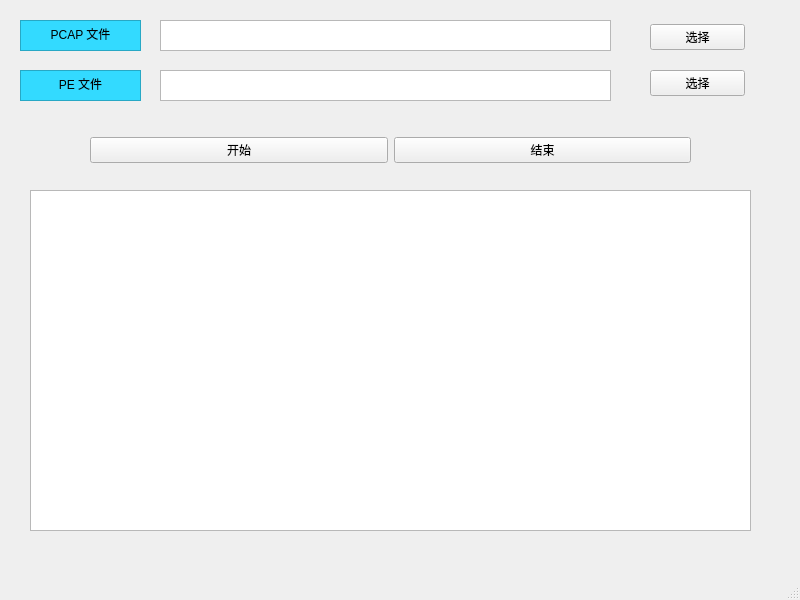
<?xml version="1.0" encoding="UTF-8"?>
<ui version="4.0">
 <class>MainWindow</class>
 <widget class="QMainWindow" name="MainWindow">
  <property name="geometry">
   <rect>
    <x>0</x>
    <y>0</y>
    <width>800</width>
    <height>600</height>
   </rect>
  </property>
  <property name="windowTitle">
   <string>MainWindow</string>
  </property>
  <widget class="QWidget" name="centralwidget">
   <widget class="QTextBrowser" name="textBrowser">
    <property name="geometry">
     <rect>
      <x>20</x>
      <y>20</y>
      <width>121</width>
      <height>31</height>
     </rect>
    </property>
    <property name="styleSheet">
     <string notr="true">background-color: rgb(51, 218, 255);</string>
    </property>
    <property name="html">
     <string>&lt;!DOCTYPE HTML PUBLIC &quot;-//W3C//DTD HTML 4.0//EN&quot; &quot;http://www.w3.org/TR/REC-html40/strict.dtd&quot;&gt;
&lt;html&gt;&lt;head&gt;&lt;meta name=&quot;qrichtext&quot; content=&quot;1&quot; /&gt;&lt;style type=&quot;text/css&quot;&gt;
p, li { white-space: pre-wrap; }
&lt;/style&gt;&lt;/head&gt;&lt;body style=&quot; font-family:'SimSun'; font-size:9pt; font-weight:400; font-style:normal;&quot;&gt;
&lt;p align=&quot;center&quot; style=&quot; margin-top:0px; margin-bottom:0px; margin-left:0px; margin-right:0px; -qt-block-indent:0; text-indent:0px;&quot;&gt;PCAP 文件&lt;/p&gt;&lt;/body&gt;&lt;/html&gt;</string>
    </property>
   </widget>
   <widget class="QTextEdit" name="textEdit">
    <property name="geometry">
     <rect>
      <x>160</x>
      <y>20</y>
      <width>451</width>
      <height>31</height>
     </rect>
    </property>
   </widget>
   <widget class="QTextEdit" name="textEdit_2">
    <property name="geometry">
     <rect>
      <x>160</x>
      <y>70</y>
      <width>451</width>
      <height>31</height>
     </rect>
    </property>
   </widget>
   <widget class="QTextBrowser" name="textBrowser_2">
    <property name="geometry">
     <rect>
      <x>20</x>
      <y>70</y>
      <width>121</width>
      <height>31</height>
     </rect>
    </property>
    <property name="styleSheet">
     <string notr="true">background-color: rgb(51, 218, 255);</string>
    </property>
    <property name="html">
     <string>&lt;!DOCTYPE HTML PUBLIC &quot;-//W3C//DTD HTML 4.0//EN&quot; &quot;http://www.w3.org/TR/REC-html40/strict.dtd&quot;&gt;
&lt;html&gt;&lt;head&gt;&lt;meta name=&quot;qrichtext&quot; content=&quot;1&quot; /&gt;&lt;style type=&quot;text/css&quot;&gt;
p, li { white-space: pre-wrap; }
&lt;/style&gt;&lt;/head&gt;&lt;body style=&quot; font-family:'SimSun'; font-size:9pt; font-weight:400; font-style:normal;&quot;&gt;
&lt;p align=&quot;center&quot; style=&quot; margin-top:0px; margin-bottom:0px; margin-left:0px; margin-right:0px; -qt-block-indent:0; text-indent:0px;&quot;&gt;PE 文件&lt;/p&gt;&lt;/body&gt;&lt;/html&gt;</string>
    </property>
   </widget>
   <widget class="QPlainTextEdit" name="plainTextEdit">
    <property name="geometry">
     <rect>
      <x>30</x>
      <y>190</y>
      <width>721</width>
      <height>341</height>
     </rect>
    </property>
    <property name="styleSheet">
     <string notr="true">font: 75 10pt &quot;Microsoft YaHei UI&quot;;</string>
    </property>
   </widget>
   <widget class="QWidget" name="layoutWidget">
    <property name="geometry">
     <rect>
      <x>650</x>
      <y>10</y>
      <width>95</width>
      <height>101</height>
     </rect>
    </property>
    <layout class="QVBoxLayout" name="verticalLayout">
     <item>
      <widget class="QPushButton" name="pushButton">
       <property name="text">
        <string>选择</string>
       </property>
      </widget>
     </item>
     <item>
      <widget class="QPushButton" name="pushButton_2">
       <property name="text">
        <string>选择</string>
       </property>
      </widget>
     </item>
    </layout>
   </widget>
   <widget class="QWidget" name="layoutWidget">
    <property name="geometry">
     <rect>
      <x>90</x>
      <y>130</y>
      <width>601</width>
      <height>41</height>
     </rect>
    </property>
    <layout class="QHBoxLayout" name="horizontalLayout">
     <item>
      <widget class="QPushButton" name="pushButton_3">
       <property name="text">
        <string>开始</string>
       </property>
      </widget>
     </item>
     <item>
      <widget class="QPushButton" name="pushButton_4">
       <property name="text">
        <string>结束</string>
       </property>
      </widget>
     </item>
    </layout>
   </widget>
  </widget>
  <widget class="QMenuBar" name="menubar">
   <property name="geometry">
    <rect>
     <x>0</x>
     <y>0</y>
     <width>800</width>
     <height>26</height>
    </rect>
   </property>
  </widget>
  <widget class="QStatusBar" name="statusbar"/>
 </widget>
 <resources/>
 <connections>
  <connection>
   <sender>pushButton_4</sender>
   <signal>clicked()</signal>
   <receiver>MainWindow</receiver>
   <slot>close()</slot>
   <hints>
    <hint type="sourcelabel">
     <x>549</x>
     <y>186</y>
    </hint>
    <hint type="destinationlabel">
     <x>739</x>
     <y>179</y>
    </hint>
   </hints>
  </connection>
 </connections>
</ui>
